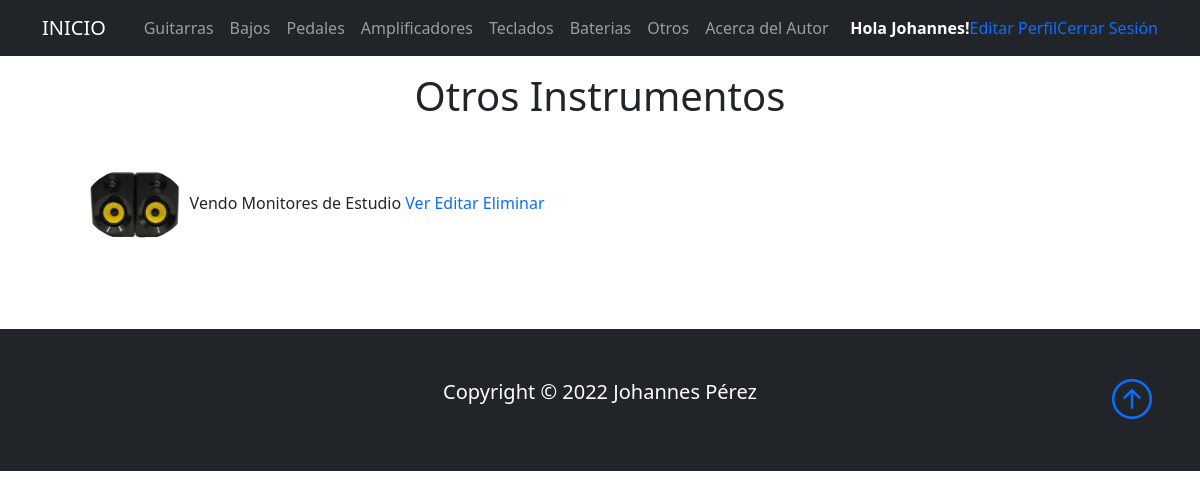
/listaOtros/ (signed in), run on the app's committed database.
### Base/models.py (models this page shows, shortened)
class Instrumento(models.Model):
    instrumentoSeleccion = (
    ('guitarra','Guitarra'),
    ('bajo', 'Bajo'),
    ('pedal','Pedal'),
    ('bateria','Bateria'),
    ('teclado','Teclado'),
    ('amplificador','Amplificador'),
    ('otro', 'Otro'),
    )
    usuario = models.ForeignKey(User, on_delete=models.CASCADE, null=True, blank=True)
    titulo = models.CharField(max_length=200)
    instrumento = models.CharField(max_length=15, choices=instrumentoSeleccion, default='guitarra')
    marca = models.CharField(max_length=40)
    modelo = models.CharField(max_length=40)
    descripcion = models.TextField(null=True, blank=True)
    year = models.IntegerField()
    precio = models.DecimalField(max_digits=10, decimal_places=2)
    fechaPublicacion = models.DateTimeField(auto_now_add=True)
    telefonoContacto = models.IntegerField()
    emailContacto = models.EmailField()
    imagenInstrumento = models.ImageField(null=True, blank=True, upload_to="imagenes/")
    class Meta:
        ordering = ['usuario', '-fechaPublicacion']

### Base/views.py (the view)
# urls.py: path('listaOtros/', OtroLista.as_view(), name='otros'),
class OtroLista(LoginRequiredMixin, ListView):
    context_object_name = 'otros'
    queryset = Instrumento.objects.filter(instrumento__startswith='otro')
    template_name = 'Base/listaOtros.html'

### Base/templates/Base/listaOtros.html
{% extends 'Base/home.html' %}
{% block content %}
<section class="text-dark p-5 p-lg-0 pt-lg-5 text-center">
<br>
<div class="container text-center">
    <h1>Otros Instrumentos</h1>
</div>
<br>
<div class="container">
    <div class="row">
            {% for otro in otros %}
            <div class="col-sm-6 align-items-center">
                <div class="card-body">
                <img src="{{otro.imagenInstrumento.url}}" class="rounded-circle" width="100px">
                {{otro.titulo}}
                <a href="{% url 'otro' otro.id %}">Ver</a>
                {% if user.id == otro.usuario.id %}
                <a href="{% url 'otro_editar' otro.id %}">Editar</a>
                <a href="{% url 'otro_eliminar' otro.id %}">Eliminar</a>
                <br>
                <br>
                <br>
                <br>
                {% endif %}
                </div>
            </div>
            {% endfor %}
    </div>
</div>
</section>
{% endblock %}

### Base/templates/Base/home.html (shortened to what this page needs)
<!DOCTYPE html>
<html lang="en">
<head>
    <link href="https://cdn.jsdelivr.net/npm/bootstrap@5.0.2/dist/css/bootstrap.min.css" rel="stylesheet"
>
    <link rel="stylesheet" href="https://cdn.jsdelivr.net/npm/bootstrap-icons@1.3.0/font/bootstrap-icons.css">
    <link href='https://api.mapbox.com/mapbox-gl-js/v2.8.1/mapbox-gl.css' rel='stylesheet' />
    {% load static %}
    <link rel="stylesheet" type="text/css" href="{% static 'Base/style.css' %}">
</head>
<body>
    <nav class="navbar navbar-expand-lg bg-dark navbar-dark py-2 fixed-top">
      <div class="container">
        <a href="{% url 'home' %}" class="navbar-brand">INICIO</a>
            <div class="collapse navbar-collapse" id="navmenu">
              <ul class="navbar-nav ms-auto">
                <li class="nav-item">
                  <a class="nav-link" href="{% url 'guitarras' %}">Guitarras</a>
                </li>
                <li class="nav-item">
                  <a class="nav-link" href="{% url 'bajos' %}">Bajos</a>
                </li>
                <li class="nav-item">
                  <a class="nav-link" href="{% url 'pedales' %}">Pedales</a>
                </li>
                <li class="nav-item">
                  <a class="nav-link" href="{% url 'amplificadores' %}">Amplificadores</a>
                </li>
                <li class="nav-item">
                  <a class="nav-link" href="{% url 'teclados' %}">Teclados</a>
                </li>
                <li class="nav-item">
                  <a class="nav-link" href="{% url 'baterias' %}">Baterias</a>
                </li>
                <li class="nav-item">
                  <a class="nav-link" href="{% url 'otros' %}">Otros</a>
                </li>
                <li class="nav-item">
                  <a class="nav-link" href="{% url 'acerca_de_mi' %}">Acerca del Autor</a>
                </li>
              </ul>
                {% if request.user.is_authenticated %}
              <ul class="navbar-nav ms-auto">
              <li class="nav-item">
                <strong><span style="color:white"> Hola {{request.user.first_name}}!</span></strong>
              </li>
              <li class="nav-item">
                <a href="{% url 'editar_perfil' %}">Editar Perfil</a>
              </li>
              <li class="nav-item">
                <a href="{% url 'logout' %}">Cerrar Sesión</a>
              </li>
            {% endif %}
          </div>
      </div>
  </nav>
      {% block content %}{% endblock %}
  <footer class="p-5 bg-dark text-white text-center position-relative">
      <div class="container">
          <p class="lead">Copyright &copy; 2022 Johannes Pérez</p>
          <a href="" class="position-absolute bottom-0 end-0 p-5">
              <i class="bi bi-arrow-up-circle h1"></i>
          </a>
      </div>
  </footer>
</body>
</html>

### Base/static/Base/style.css (style rules this page uses)
a { text-decoration: none; }
ul { list-style: none; }

### data on the page
Instrumento: imagenInstrumento (picture), titulo "Vendo Monitores de Estudio", shows "Editar"

### other printed values
{{ request.user.first_name }} "Johannes"
